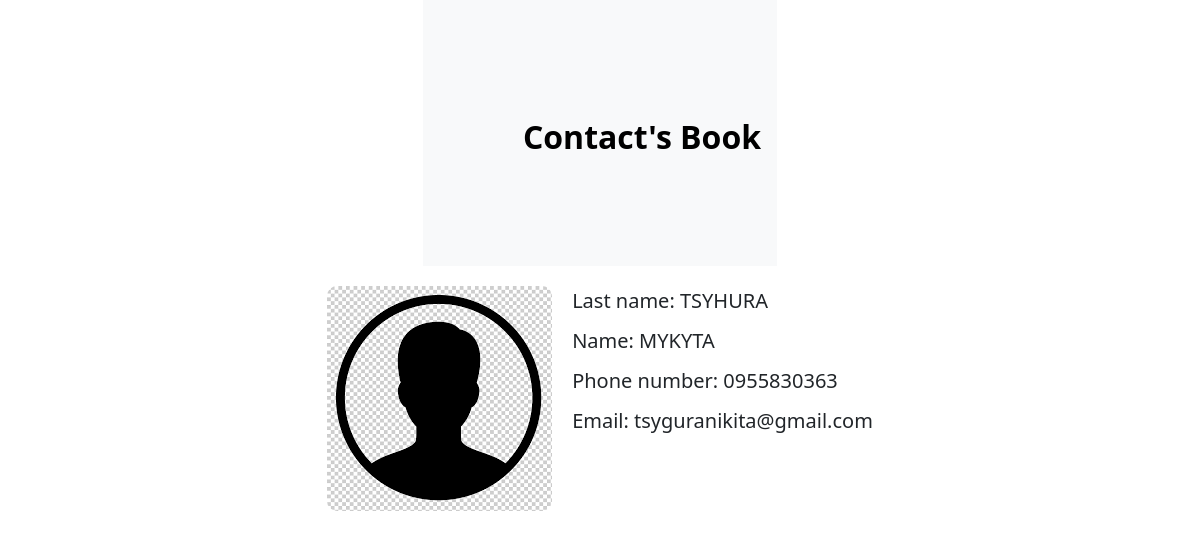
Page /about/1/ on the committed database.
### app/models.py (models this page shows, shortened)
class Contact(models.Model):
     first_name = models.CharField(max_length=50)
     last_name = models.CharField(max_length=50)
     phone_number = models.CharField(max_length=15)
     email = models.EmailField()
     photo = models.ImageField(
          upload_to='contacts_photo/',  # Шлях до папки, де зберігатимуться
          default = 'icon.png',  # Стандартне зображення, якщо користувач не
          blank = True,  # Дозволяє залишати це поле порожнім
          null = True  # Дозволяє зберігати значення NULL у базі даних
     )

### app/views.py (the view)
# urls.py: path('about/<int:pk>/', views.about_contact, name='about_contact'),
def about_contact(request, pk):
    contact = get_object_or_404(Contact, pk=pk)
    print(contact.first_name)
    print(contact.last_name)
    print(contact.phone_number)
    return render(request, 'about_contact.html', {'contact': contact})

### app/templates/about_contact.html (shortened to what this page needs)
<!DOCTYPE html>
<html lang="en">
{% load static %}
{% load django_bootstrap5 %}
<head>
    <link rel="stylesheet" href="{% static 'css/styles.css' %}">
    {% bootstrap_css %}
</head>
<body>
    <nav class="navbar navbar-expand-lg navbar-light bg-light">
        <a class="navbar-brand center-brand fs-2" href="{% url 'contact_list' %}">Contact's Book</a>
    </nav>
  <div class="contact-container" ondblclick="toggleDetails(this)" data-contact-id="{{ contact.id }}">
    <img src="{{ contact.photo.url }}" alt="Contact's photo" class="contact-photo">
    <div class="contact-info">
      <div>Last name: {{ contact.last_name }}</div>
      <div>Name: {{ contact.first_name }}</div>
      <div>Phone number: {{ contact.phone_number }}</div>
      <div>Email: {{ contact.email }}</div>
    </div>
  </div>
</body>
</html>

### app/static/css/styles.css (style rules this page uses)
body { display: flex; flex-direction: column; align-items: center; background: #f5f5f5; font-family: Arial, sans-serif; }
.center-brand { font-size: 32px; font-weight: bold; margin: 100px; }

### app/templates/about_contact.html (style rules this page uses)
body { margin-top: 0; padding-top: 0; }
.contact-container { display: flex; align-items: flex-start; margin: 20px; gap: 20px; }
.contact-photo { max-width: 300px; height: auto; border-radius: 10px; }
.contact-info { display: flex; flex-direction: column; font-size: 20px; gap: 10px; }
.contact-info div { font-weight: 500; }
.navbar { margin-bottom: 0; padding-bottom: 0; }

### rows in the picture
Contact: photo (picture), last_name "TSYHURA", first_name "MYKYTA", phone_number "0955830363", email "tsyguranikita@gmail.com"
